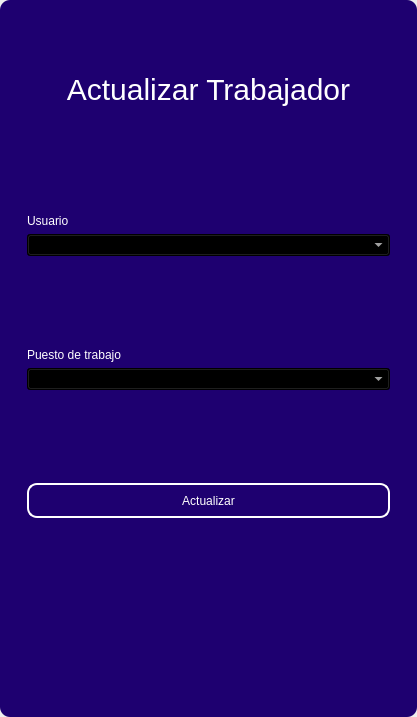
<?xml version="1.0" encoding="UTF-8"?>
<ui version="4.0">
 <class>MainWindow</class>
 <widget class="QMainWindow" name="MainWindow">
  <property name="geometry">
   <rect>
    <x>0</x>
    <y>0</y>
    <width>417</width>
    <height>717</height>
   </rect>
  </property>
  <property name="windowTitle">
   <string>MainWindow</string>
  </property>
  <property name="styleSheet">
   <string notr="true"/>
  </property>
  <widget class="QWidget" name="centralwidget">
   <property name="styleSheet">
    <string notr="true"/>
   </property>
   <layout class="QVBoxLayout" name="verticalLayout">
    <property name="spacing">
     <number>0</number>
    </property>
    <property name="leftMargin">
     <number>0</number>
    </property>
    <property name="topMargin">
     <number>0</number>
    </property>
    <property name="rightMargin">
     <number>0</number>
    </property>
    <property name="bottomMargin">
     <number>0</number>
    </property>
    <item>
     <widget class="QFrame" name="frame">
      <property name="enabled">
       <bool>true</bool>
      </property>
      <property name="styleSheet">
       <string notr="true">QFrame {
	border-radius:10px;
	background-color:#1E0070;
 }
</string>
      </property>
      <property name="frameShape">
       <enum>QFrame::StyledPanel</enum>
      </property>
      <property name="frameShadow">
       <enum>QFrame::Raised</enum>
      </property>
      <layout class="QVBoxLayout" name="verticalLayout_2">
       <item>
        <widget class="QFrame" name="frame_superior">
         <property name="minimumSize">
          <size>
           <width>0</width>
           <height>40</height>
          </size>
         </property>
         <property name="maximumSize">
          <size>
           <width>16777215</width>
           <height>40</height>
          </size>
         </property>
         <property name="styleSheet">
          <string notr="true">QPushButton{
border-radius:18px;
}

QPushButton:hover{
	background-color: rgb(0, 0, 0);
}
</string>
         </property>
         <property name="frameShape">
          <enum>QFrame::StyledPanel</enum>
         </property>
         <property name="frameShadow">
          <enum>QFrame::Raised</enum>
         </property>
         <layout class="QHBoxLayout" name="horizontalLayout_3">
          <property name="spacing">
           <number>4</number>
          </property>
          <property name="leftMargin">
           <number>0</number>
          </property>
          <property name="topMargin">
           <number>0</number>
          </property>
          <property name="rightMargin">
           <number>0</number>
          </property>
          <property name="bottomMargin">
           <number>0</number>
          </property>
          <item>
           <widget class="QPushButton" name="btn_icon">
            <property name="text">
             <string/>
            </property>
            <property name="iconSize">
             <size>
              <width>40</width>
              <height>40</height>
             </size>
            </property>
           </widget>
          </item>
          <item>
           <spacer name="horizontalSpacer_2">
            <property name="orientation">
             <enum>Qt::Horizontal</enum>
            </property>
            <property name="sizeHint" stdset="0">
             <size>
              <width>443</width>
              <height>20</height>
             </size>
            </property>
           </spacer>
          </item>
          <item>
           <widget class="QPushButton" name="bt_minimizar">
            <property name="minimumSize">
             <size>
              <width>38</width>
              <height>38</height>
             </size>
            </property>
            <property name="maximumSize">
             <size>
              <width>38</width>
              <height>38</height>
             </size>
            </property>
            <property name="cursor">
             <cursorShape>PointingHandCursor</cursorShape>
            </property>
            <property name="text">
             <string/>
            </property>
            <property name="icon">
             <iconset>
              <normaloff>image/minus.svg</normaloff>image/minus.svg</iconset>
            </property>
            <property name="iconSize">
             <size>
              <width>38</width>
              <height>38</height>
             </size>
            </property>
           </widget>
          </item>
          <item>
           <widget class="QPushButton" name="bt_maximizar">
            <property name="minimumSize">
             <size>
              <width>38</width>
              <height>38</height>
             </size>
            </property>
            <property name="maximumSize">
             <size>
              <width>38</width>
              <height>38</height>
             </size>
            </property>
            <property name="cursor">
             <cursorShape>PointingHandCursor</cursorShape>
            </property>
            <property name="text">
             <string/>
            </property>
            <property name="icon">
             <iconset>
              <normaloff>image/chevron-up.svg</normaloff>image/chevron-up.svg</iconset>
            </property>
            <property name="iconSize">
             <size>
              <width>38</width>
              <height>38</height>
             </size>
            </property>
           </widget>
          </item>
          <item>
           <widget class="QPushButton" name="bt_restaurar">
            <property name="minimumSize">
             <size>
              <width>38</width>
              <height>38</height>
             </size>
            </property>
            <property name="maximumSize">
             <size>
              <width>38</width>
              <height>38</height>
             </size>
            </property>
            <property name="cursor">
             <cursorShape>PointingHandCursor</cursorShape>
            </property>
            <property name="text">
             <string/>
            </property>
            <property name="icon">
             <iconset>
              <normaloff>image/chevron-down.svg</normaloff>image/chevron-down.svg</iconset>
            </property>
            <property name="iconSize">
             <size>
              <width>38</width>
              <height>38</height>
             </size>
            </property>
           </widget>
          </item>
          <item>
           <widget class="QPushButton" name="bt_cerrar">
            <property name="minimumSize">
             <size>
              <width>38</width>
              <height>38</height>
             </size>
            </property>
            <property name="maximumSize">
             <size>
              <width>38</width>
              <height>38</height>
             </size>
            </property>
            <property name="cursor">
             <cursorShape>PointingHandCursor</cursorShape>
            </property>
            <property name="text">
             <string/>
            </property>
            <property name="icon">
             <iconset>
              <normaloff>image/x.svg</normaloff>image/x.svg</iconset>
            </property>
            <property name="iconSize">
             <size>
              <width>38</width>
              <height>38</height>
             </size>
            </property>
           </widget>
          </item>
         </layout>
        </widget>
       </item>
       <item>
        <widget class="QFrame" name="frame_3">
         <property name="styleSheet">
          <string notr="true">QLabel {
	color: rgb(255, 255, 254);
	font: 12pt &quot;Arial&quot;;
	background-color: rgba(0, 0, 0,0);
}

QTextEdit{
background-color: rgba(0, 0, 0,0);
border-radius:10px; 
font: 12pt &quot;Arial&quot;;
color: rgb(255, 255, 254);
border: 2px solid  rgb(255, 255, 255);

}

QTextEdit:hover{
background-color: rgba(0, 0, 0,0);
border-radius:10px; 
font: 12pt &quot;Arial&quot;;
border: 2px solid  rgb(120, 0, 171);
}

QTextEdit:focus{
background-color: rgb(0, 0, 0);
border-radius:10px; 
font: 12pt &quot;Arial&quot;;
border: 2px solid rgb(120, 0, 171);
}

QLineEdit{
background-color: rgba(0, 0, 0,0);
border-radius:10px; 
font: 12pt &quot;Arial&quot;;
color: rgb(255, 255, 254);
border: 2px solid  rgb(255, 255, 255);

}

QLineEdit:hover{
background-color: rgba(0, 0, 0,0);
border-radius:10px; 
font: 12pt &quot;Arial&quot;;
border: 2px solid  rgb(120, 0, 171);
}

QLineEdit:focus{
background-color: rgb(0, 0, 0);
border-radius:10px; 
font: 12pt &quot;Arial&quot;;
border: 2px solid rgb(120, 0, 171);
}

QCheckBox{
	font: 12pt &quot;Arial&quot;;
	color: rgb(255, 255, 255);
}

QCheckBox::indicator {
    width: 18px;
    height:18px;
}

QCheckBox::indicator:unchecked {
   background-image: url(image/square.svg);
}

QCheckBox::indicator:checked {
   background-image: url(image/check-square.svg);
}

QPushButton{
border-radius:10px; 
font: 12pt &quot;Arial&quot;;
color: rgb(255, 255, 254);
border: 2px solid #ffffff;
}

QPushButton:hover{
border-radius:10px; 
font: 12pt &quot;Arial&quot;;
color: rgb(255, 255, 255);
border: 2px solid rgb(120, 0, 171);
	background-color: rgb(120, 0, 171);
}
</string>
         </property>
         <property name="frameShape">
          <enum>QFrame::StyledPanel</enum>
         </property>
         <property name="frameShadow">
          <enum>QFrame::Raised</enum>
         </property>
         <layout class="QHBoxLayout" name="horizontalLayout_4">
          <item>
           <layout class="QVBoxLayout" name="verticalLayout_4">
            <property name="spacing">
             <number>5</number>
            </property>
            <property name="rightMargin">
             <number>0</number>
            </property>
            <property name="bottomMargin">
             <number>0</number>
            </property>
            <item>
             <widget class="QLabel" name="label_3">
              <property name="minimumSize">
               <size>
                <width>100</width>
                <height>50</height>
               </size>
              </property>
              <property name="styleSheet">
               <string notr="true">font-size: 30px;
color: rgb(255, 255, 255);</string>
              </property>
              <property name="text">
               <string>Actualizar Trabajador</string>
              </property>
              <property name="alignment">
               <set>Qt::AlignCenter</set>
              </property>
             </widget>
            </item>
            <item>
             <widget class="QFrame" name="frame_4">
              <property name="maximumSize">
               <size>
                <width>400</width>
                <height>700</height>
               </size>
              </property>
              <property name="styleSheet">
               <string notr="true">QLabel {
	color: rgb(255, 255, 254);
	font: 12pt &quot;Arial&quot;;
	background-color: rgba(0, 0, 0,0);
}

QTextEdit{
background-color: rgba(0, 0, 0,0);
border-radius:10px; 
font: 12pt &quot;Arial&quot;;
color: rgb(255, 255, 254);
border: 2px solid  rgb(255, 255, 255);

}

QTextEdit:hover{
background-color: rgba(0, 0, 0,0);
border-radius:10px; 
font: 12pt &quot;Arial&quot;;
border: 2px solid  rgb(120, 0, 171);
}

QTextEdit:focus{
background-color: rgb(0, 0, 0);
border-radius:10px; 
font: 12pt &quot;Arial&quot;;
border: 2px solid rgb(120, 0, 171);
}

QLineEdit{
background-color: rgba(0, 0, 0,0);
border-radius:10px; 
font: 12pt &quot;Arial&quot;;
color: rgb(255, 255, 254);
border: 2px solid  rgb(255, 255, 255);

}

QLineEdit:hover{
background-color: rgba(0, 0, 0,0);
border-radius:10px; 
font: 12pt &quot;Arial&quot;;
border: 2px solid  rgb(120, 0, 171);
}

QLineEdit:focus{
background-color: rgb(0, 0, 0);
border-radius:10px; 
font: 12pt &quot;Arial&quot;;
border: 2px solid rgb(120, 0, 171);
}

QCheckBox{
	font: 12pt &quot;Arial&quot;;
	color: rgb(255, 255, 255);
}

QCheckBox::indicator {
    width: 18px;
    height:18px;
}

QCheckBox::indicator:unchecked {
   background-image: url(image/square.svg);
}

QCheckBox::indicator:checked {
   background-image: url(image/check-square.svg);
}

QPushButton{
border-radius:10px; 
font: 12pt &quot;Arial&quot;;
color: rgb(255, 255, 254);
border: 2px solid #ffffff;
}

QPushButton:hover{
border-radius:10px; 
font: 12pt &quot;Arial&quot;;
color: rgb(255, 255, 255);
border: 2px solid rgb(120, 0, 171);
	background-color: rgb(120, 0, 171);
}
</string>
              </property>
              <property name="frameShape">
               <enum>QFrame::StyledPanel</enum>
              </property>
              <property name="frameShadow">
               <enum>QFrame::Raised</enum>
              </property>
              <layout class="QVBoxLayout" name="verticalLayout_3">
               <property name="leftMargin">
                <number>9</number>
               </property>
               <property name="topMargin">
                <number>9</number>
               </property>
               <property name="rightMargin">
                <number>9</number>
               </property>
               <property name="bottomMargin">
                <number>9</number>
               </property>
               <item>
                <spacer name="verticalSpacer_3">
                 <property name="orientation">
                  <enum>Qt::Vertical</enum>
                 </property>
                 <property name="sizeHint" stdset="0">
                  <size>
                   <width>20</width>
                   <height>40</height>
                  </size>
                 </property>
                </spacer>
               </item>
               <item>
                <widget class="QLabel" name="label_4">
                 <property name="text">
                  <string>Usuario</string>
                 </property>
                </widget>
               </item>
               <item>
                <widget class="QComboBox" name="user_combobox">
                 <property name="styleSheet">
                  <string notr="true">background-color: rgb(0, 0, 0);
color: rgb(255, 255, 255);</string>
                 </property>
                </widget>
               </item>
               <item>
                <spacer name="verticalSpacer_4">
                 <property name="orientation">
                  <enum>Qt::Vertical</enum>
                 </property>
                 <property name="sizeHint" stdset="0">
                  <size>
                   <width>20</width>
                   <height>40</height>
                  </size>
                 </property>
                </spacer>
               </item>
               <item>
                <widget class="QLabel" name="label_8">
                 <property name="text">
                  <string>Puesto de trabajo</string>
                 </property>
                </widget>
               </item>
               <item>
                <widget class="QComboBox" name="job_combobox">
                 <property name="styleSheet">
                  <string notr="true">background-color: rgb(0, 0, 0);
color: rgb(255, 255, 255);</string>
                 </property>
                </widget>
               </item>
               <item>
                <spacer name="verticalSpacer">
                 <property name="orientation">
                  <enum>Qt::Vertical</enum>
                 </property>
                 <property name="sizeHint" stdset="0">
                  <size>
                   <width>20</width>
                   <height>40</height>
                  </size>
                 </property>
                </spacer>
               </item>
               <item>
                <widget class="QPushButton" name="btn_update">
                 <property name="minimumSize">
                  <size>
                   <width>0</width>
                   <height>35</height>
                  </size>
                 </property>
                 <property name="cursor">
                  <cursorShape>PointingHandCursor</cursorShape>
                 </property>
                 <property name="text">
                  <string>Actualizar</string>
                 </property>
                </widget>
               </item>
               <item>
                <spacer name="verticalSpacer_7">
                 <property name="orientation">
                  <enum>Qt::Vertical</enum>
                 </property>
                 <property name="sizeHint" stdset="0">
                  <size>
                   <width>20</width>
                   <height>40</height>
                  </size>
                 </property>
                </spacer>
               </item>
               <item>
                <spacer name="verticalSpacer_8">
                 <property name="orientation">
                  <enum>Qt::Vertical</enum>
                 </property>
                 <property name="sizeHint" stdset="0">
                  <size>
                   <width>20</width>
                   <height>40</height>
                  </size>
                 </property>
                </spacer>
               </item>
              </layout>
             </widget>
            </item>
           </layout>
          </item>
         </layout>
        </widget>
       </item>
      </layout>
     </widget>
    </item>
   </layout>
  </widget>
 </widget>
 <resources/>
 <connections/>
</ui>
